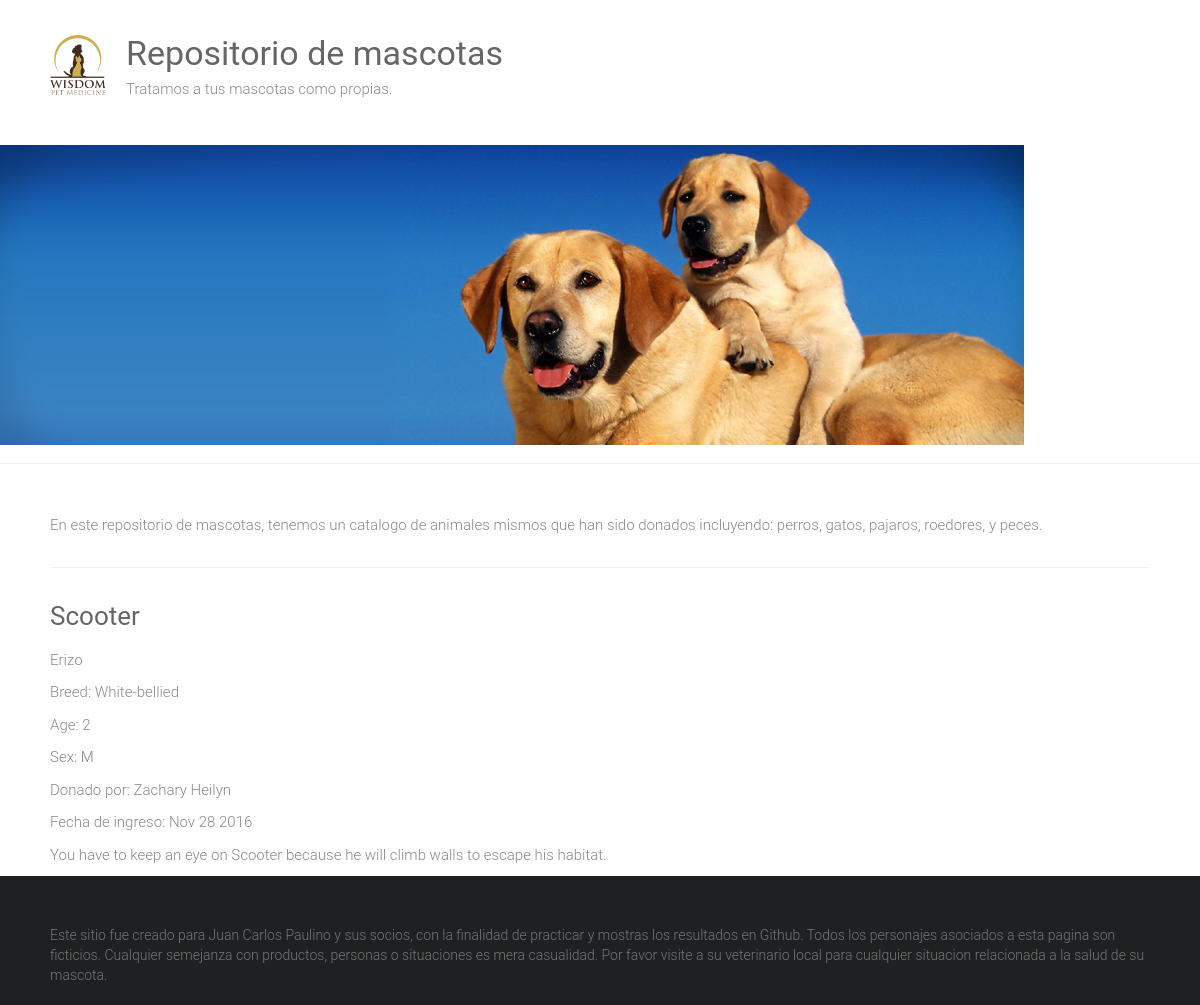
Page /adoptions/2/ on the committed database.
### adoptions/models.py (models this page shows)
class Pet(models.Model):
    SEX_CHOICES = [('M', 'Male'), ('F', 'Female')]
    name = models.CharField(max_length=100)
    submitter = models.CharField(max_length=100)
    species = models.CharField(max_length=30)
    breed = models.CharField(max_length=30, blank=True)
    description = models.TextField()
    sex = models.CharField(max_length=1, choices=SEX_CHOICES, blank=True)
    submission_date = models.DateTimeField()
    age = models.IntegerField(null=True)
    vaccinations = models.ManyToManyField('Vaccine', blank=True)

### adoptions/views.py (the view)
# urls.py: path('adoptions/<int:pet_id>/', views.pet_detail, name='pet_detail')
def pet_detail(request, pet_id):
    try:
        pet = Pet.objects.get(id=pet_id)
    except Pet.DoesNotExist:
        raise Http404('pet not found')
    return render(request, 'pet_detail.html', {
        'pet': pet,
    })

### adoptions/templates/pet_detail.html (shortened to what this page needs)
{% extends "base.html" %}
{% block content %}
<div>
    <h3>{{ pet.name|capfirst }}</h3>
    <p>{{ pet.species }}</p>
    {% if pet.breed %}
        <p>Breed: {{ pet.breed }}</p>
    {% endif %}
    {% if pet.age %}
        <p>Age: {{ pet.age }}</p>
    {% endif %}
    {% if pet.sex %}
        <p>Sex: {{ pet.sex }}</p>
    {% endif %}
    <p>Donado por: {{ pet.submitter }}</p>
    <p>Fecha de ingreso: {{ pet.submission_date|date:"M d Y" }}</p>
    <p>{{ pet.description }}</p>
</div>
{% endblock %}

### static/style.css (style rules this page uses)
html, body, div, span, applet, object, iframe, h1, h2, h3, h4, h5, h6, p, blockquote, pre, a, abbr, acronym, address, big, cite, code, del, dfn, em, font, ins, kbd, q, s, samp, small, strike, strong, sub, sup, tt, var, dl, dt, dd, ol, ul, li, fieldset, form, label, legend, table, caption, tbody, tfoot, thead, tr, th, td { border: 0; font: inherit; font-size: 100%; font-style: inherit; font-weight: inherit; margin: 0; outline: 0; padding: 0; vertical-align: baseline; }
html { overflow-y: scroll; -webkit-text-size-adjust: 100%; -ms-text-size-adjust: 100%; }
h1, h2, h3, h4, h5, h6 { color: #666666; line-height: 1.4; padding-bottom: 15px; font-weight: normal; }
h3 { font-size: 26px; }
body, button, input, select, textarea { color: #888888; font-size: 15px; line-height: 1.5; font-family: 'Roboto', sans-serif; font-weight: 300; }
p { color: #888888; font-size: 15px; line-height: 1.5; margin-bottom: 15px; font-weight: 300; }
body { background: #f2f2f2; }
body { padding-top: 30px; padding-bottom: 30px; }
body.wide { padding-top: 0; padding-bottom: 0; }
.single-page p { margin-bottom: 10px; }

### rows in the picture
Pet: name "Scooter", species "Erizo", breed "White-bellied", age "2", sex "M", submitter "Zachary Heilyn", submission_date "Nov 28 2016", description "You have to keep an eye on Scooter because he will climb walls to escape his habitat."
